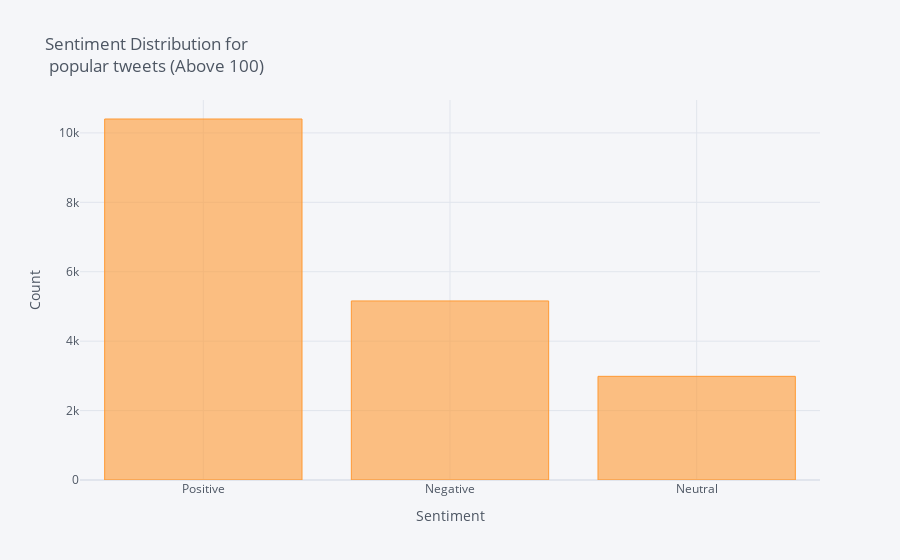

Source (notebook cell):
### Code cell
df_popular = df[df['rt_count'] >= 100]
df_popular['Sentiment'].value_counts().iplot(kind='bar', xTitle='Sentiment',
                                    yTitle='Count', title = 'Sentiment Distribution for <br> popular tweets (Above 100)')

### Figure 1 — Plotly figure (JSON) as saved in the notebook; plotly's stock layout.template omitted (floating-point values rounded to 4 significant figures)
{"data": [{"marker": {"color": "rgba(255, 153, 51, 0.6)", "line": {"color": "rgba(255, 153, 51, 1.0)", "width": 1}}, "name": "Sentiment", "orientation": "v", "text": "", "type": "bar", "x": ["Positive", "Negative", "Neutral"], "y": [10401, 5159, 2987]}], "layout": {"legend": {"bgcolor": "#F5F6F9", "font": {"color": "#4D5663"}}, "paper_bgcolor": "#F5F6F9", "plot_bgcolor": "#F5F6F9", "title": {"font": {"color": "#4D5663"}, "text": "Sentiment Distribution for <br> popular tweets (Above 100)"}, "xaxis": {"gridcolor": "#E1E5ED", "showgrid": true, "tickfont": {"color": "#4D5663"}, "title": {"font": {"color": "#4D5663"}, "text": "Sentiment"}, "zerolinecolor": "#E1E5ED"}, "yaxis": {"gridcolor": "#E1E5ED", "showgrid": true, "tickfont": {"color": "#4D5663"}, "title": {"font": {"color": "#4D5663"}, "text": "Count"}, "zerolinecolor": "#E1E5ED"}}}
